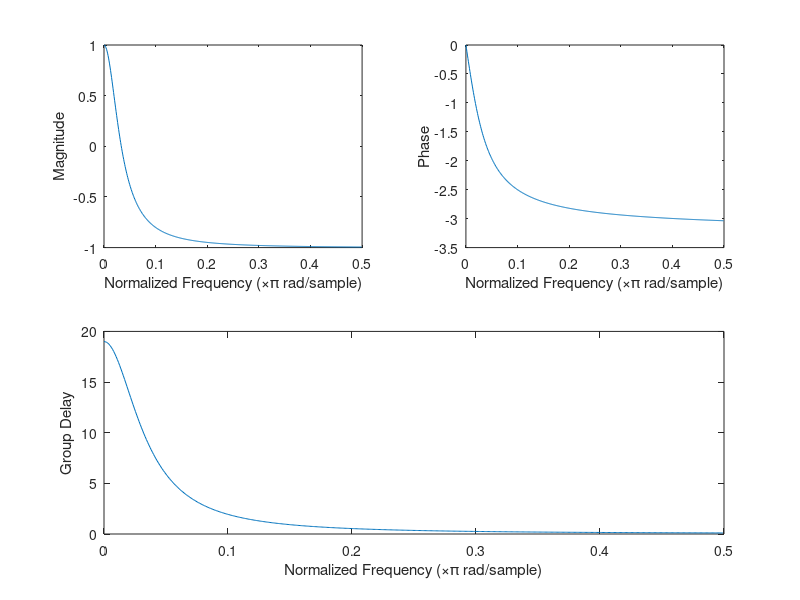

Source code (MATLAB):
function exe3_4()
a = [1 -0.9];
b = [-0.9 1];
[h,w] = freqz(b,a,1024);
[gp,w1] = grpdelay(b,a,1024)
N = length(h)
N1 = length(gp)
subplot(2,2,1);plot(w(1:(N/2))/pi,h(1:(N/2)));
xlabel('Normalized Frequency (\times\pi rad/sample)')
ylabel('Magnitude')
subplot(2,2,2);plot(w(1:(N/2))/pi,unwrap(angle(h(1:N/2))))
xlabel('Normalized Frequency (\times\pi rad/sample)')
ylabel('Phase')
subplot(2,2,[3 4]); plot(w1(1:(N1/2))/pi,gp(1:(N1/2)))
xlabel('Normalized Frequency (\times\pi rad/sample)')
ylabel('Group Delay')